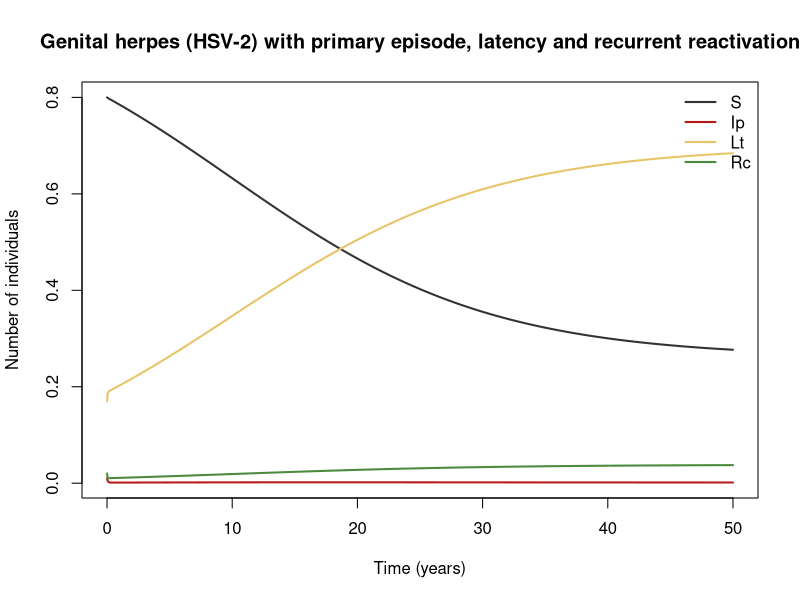

Generate this figure with R:
## Genital herpes (HSV-2) with primary episode, latency and recurrent reactivation
## HSV-2.
## Parameter values: 0 of 9 checked against the source; the rest are recalled or illustrative.
## Reference: Structure follows Blower SM, Porco TC, Darby G. Predicting and preventing the emergence of antiviral drug resistance in HSV-2. Nat Med 1998;4(6):673–678
## Source: https://doi.org/10.1038/nm0698-673
##
## Generated from a compartmental model diagram (model format v1).
## Regenerating from the same diagram always gives this exact file.
##
## Compartments: S, Ip, Lt, Rc
## Flows (time unit: years):
##   (outside) -> S   : mu * N
##   S -> Ip          : foi * S
##   Ip -> Lt         : 1 / d_p * Ip
##   Lt -> Rc         : react * (1 - tx) * Lt
##   Rc -> Lt         : 1 / d_r * Rc
##   S -> (outside)   : mu * S
##   Ip -> (outside)  : mu * Ip
##   Lt -> (outside)  : mu * Lt
##   Rc -> (outside)  : mu * Rc

library(deSolve)

# ---- Time ------------------------------------------------------------
times <- seq(0, 50, by = 0.05)  # years

# ---- Parameters ------------------------------------------------------
parameters <- c(
  cp = 2,         # partner change rate (partners/yr) [illustrative]
  beta_p = 0.5,   # transmission from primary episode (per partnership) [illustrative]
  beta_r = 0.3,   # transmission from recurrence (per partnership) [illustrative]
  beta_l = 0.05,  # transmission from latency (asymptomatic shedding) (per partnership) [illustrative]
  d_p = 3 / 52,   # duration of primary episode (about 3 weeks) (yr) [illustrative]
  react = 4,      # reactivation rate (about 4 recurrences/yr in early years) (/yr) [illustrative]
  d_r = 5 / 365,  # duration of a recurrence (yr) [illustrative]
  mu = 1 / 30,    # exit from the sexually active population (/yr) [illustrative]
  tx = 0          # fraction of recurrences shortened by suppressive antivirals [illustrative]
)

# ---- Initial conditions ----------------------------------------------
state <- c(
  S = 0.8,    # susceptible
  Ip = 0.01,  # primary infection episode (high shedding)
  Lt = 0.17,  # latent (low-level asymptomatic shedding)
  Rc = 0.02   # recurrent episode (reactivated shedding)
)

# ---- Model equations -------------------------------------------------
hsv2_latent_reactivation_model <- function(t, state, parameters) {
  with(as.list(c(state, parameters)), {
    # Total population
    N <- S + Ip + Lt + Rc

    # Derived quantities
    foi <- cp * (beta_p * Ip + beta_r * Rc + beta_l * Lt) / N  # force of infection

    # Rates of change
    dS <- mu * N - foi * S - mu * S
    dIp <- foi * S - 1 / d_p * Ip - mu * Ip
    dLt <- 1 / d_p * Ip - react * (1 - tx) * Lt + 1 / d_r * Rc - mu * Lt
    dRc <- react * (1 - tx) * Lt - 1 / d_r * Rc - mu * Rc

    list(c(dS, dIp, dLt, dRc))
  })
}

# ---- Solve -----------------------------------------------------------
out <- ode(y = state, times = times, func = hsv2_latent_reactivation_model, parms = parameters)
out <- as.data.frame(out)

# ---- Plot ------------------------------------------------------------
compartment_cols <- c(S = "#333333", Ip = "#B71C1C", Lt = "#E8C468", Rc = "#4E8A3E")
matplot(out$time, out[, names(compartment_cols)], type = "l", lty = 1, lwd = 2,
        col = compartment_cols, xlab = "Time (years)", ylab = "Number of individuals",
        main = "Genital herpes (HSV-2) with primary episode, latency and recurrent reactivation")
legend("topright", legend = names(compartment_cols), col = compartment_cols,
       lty = 1, lwd = 2, bty = "n")
